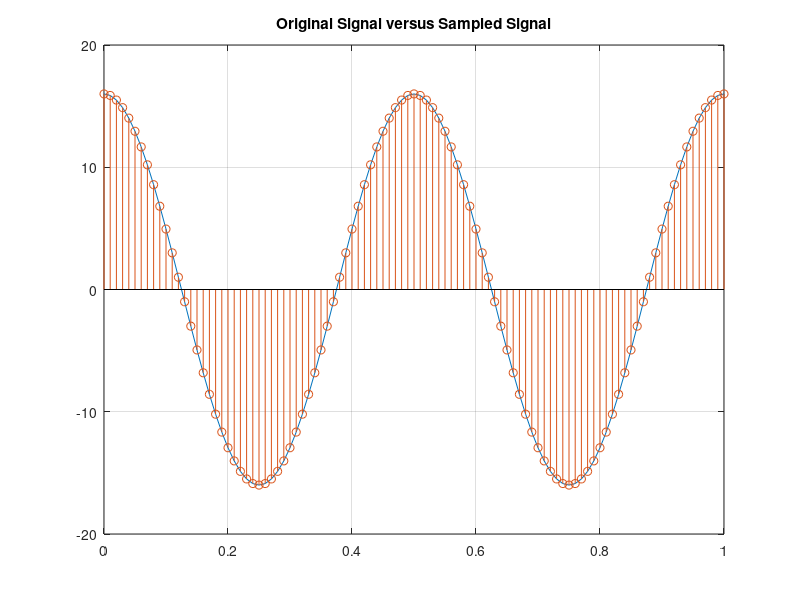

Write MATLAB code to recreate this figure. (Note: this script raises an error after producing the figure.)
clc, clear, close all
% Original Signal
t = 0:0.01:1;
x = 16*cos(4*pi*t);

% Sampling 
fs = 100; Ts = (1/fs); n = 0:(1/Ts);
x_s = 16*cos(4*pi*n*Ts);
figure; plot(t,x); hold on; grid on; stem(n*Ts,x_s,'o');
title("Original Signal versus Sampled Signal")

% Quantization
B = 4; 
Q = 32/(2^B); % quantization level 
for k = 1:length(x_s)
   x_q(k) = quantizer_function(x_s(k),Q);
end
figure; plot(t,x); hold on; stem(t,x_q);
title("Original Signal versus Quantized Signal")